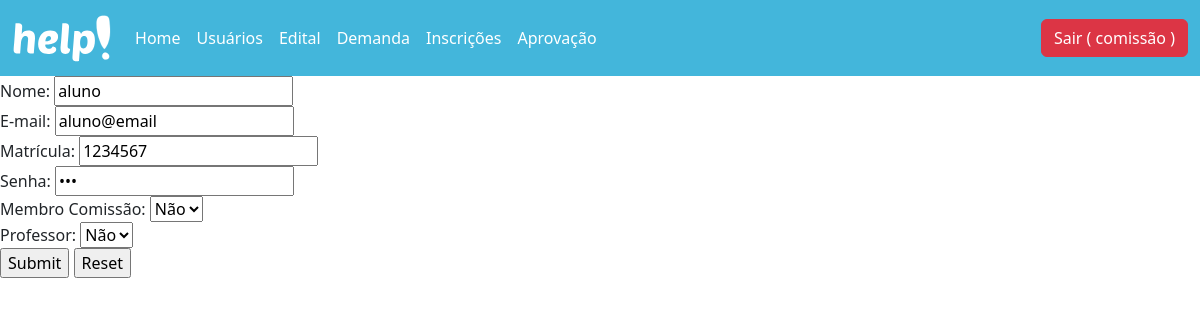
Page /usuarios/update/3 (signed in) on the committed database.
### database/models.py (models this page shows, shortened)
class Usuario(db.Model, UserMixin):
  __tablename__= "usuario"
  id = db.Column(db.Integer, primary_key = True)
  nome = db.Column(db.String(100))
  email = db.Column(db.String(100))
  matricula = db.Column(db.String(100))
  senha = db.Column(db.String(100))
  admin = db.Column(db.Boolean)
  professor = db.Column(db.Boolean)

### controllers/usuario.py (the view, shortened to what this page needs)
@bp_usuarios.route('/update/<int:id>', methods=['GET', 'POST'])
@login_required
def update(id):
  if not current_user.admin:
    flash("Acesso não permitido")
    return redirect('/login')
  usuario = Usuario.query.get(id)
  if id and request.method=='GET':
    return render_template('usuarios_update.html', usuario=usuario)

### controllers/usuario.py (called while the page is built)
@lm.user_loader
def load_user(id):
  usuario = Usuario.query.filter_by(id=id).first()
  return usuario

### templates/usuarios_update.html (shortened to what this page needs)
{% extends 'header.html' %}
{% block container %}
<form action="/usuarios/update/{{usuario.id}}" method="POST">
  Nome: <input type="text" name="nome" value="{{usuario.nome}}"><br/>
  E-mail: <input type="email" name="email" value="{{usuario.email}}"><br/>
  Matrícula: <input type="text" name="matricula" value="{{usuario.matricula}}"><br/>
  Senha: <input type="password" name="senha" value="{{usuario.senha}}"><br/>
  Membro Comissão:
  <select name="admin">
    <option value="False" {{ 'selected' if not usuario.admin }}> Não</option>
  </select><br>
  Professor:
  <select name="professor">
    <option value="False" {{ 'selected' if not usuario.professor }}> Não</option>
  </select><br>
  <input type="submit" name="Editar">
  <input type="reset" name="Limpar">
</form>
{% endblock %}

### templates/header.html (shortened to what this page needs)
<!DOCTYPE html>
<html lang="pt-br">
<head>
  <link href="https://cdn.jsdelivr.net/npm/bootstrap@5.3.0-alpha1/dist/css/bootstrap.min.css" rel="stylesheet">
  <link rel="stylesheet" href="/static/header.css">
</head>
<body>
<nav class="navbar navbar-expand-lg bg-body-tertiary" style="background-color: #43B6DB !important;">
  <div class="container-fluid">
    <a class="navbar-brand" href="/usuarios/dashboard"><img src="/static/assets/help.svg" alt="..." height="50vh"></a>
    <div class="collapse navbar-collapse" id="navbarSupportedContent">
      <ul class="navbar-nav me-auto mb-2 mb-lg-0">
        <li class="nav-item">
          <a class="nav-link active" aria-current="page" href="/usuarios/dashboard">Home</a>
        </li>
        {% if current_user.admin %}
        <li class="nav-item">
          <a class="nav-link" href="/usuarios/recovery">Usuários</a>
        </li>
        {% endif %}
        {% if current_user.admin %}
        <li class="nav-item">
          <a class="nav-link" href="/edital/recovery">Edital</a>
        </li>
        {% endif %}
        {% if current_user.professor %}
        <li class="nav-item">
          <a class="nav-link" href="/demanda/recovery">Demanda</a>
        </li>
        {% endif %}
        {% if current_user.professor %}
        <li class="nav-item">
          <a class="nav-link" href="/inscricao/recovery">Inscrições</a>
        </li>
        {% endif %}
        {% if current_user.professor %}
        <li class="nav-item">
          <a class="nav-link" href="/aprovacao/recovery">Aprovação</a>
        </li>
        {% endif %}
      </ul>
      <form class="d-flex" role="search">
        <a href="{{url_for('usuarios.logoff')}}" class="btn btn-danger" id="button-sair">Sair ( {{current_user.nome}} )</a>
      </form>
    </div>
  </div>
</nav>
  {% block container %}
  {% endblock %}
</body>
</html>

### static/header.css (style rules this page uses)
.nav-link { color: white !important; transition: 0.5s ease-in-out; }

### rows in the picture
Usuario: nome "comissão"
Usuario: nome "aluno", email "aluno@email", matricula "1234567"
